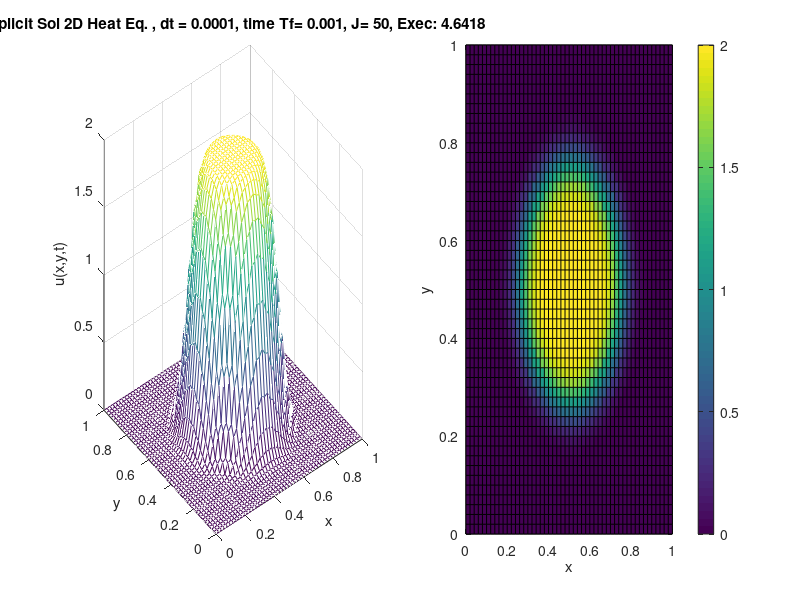

Source code (MATLAB):
%Math 511
%PDE HW 4, two-dimensional heat equation U_t = U_xx + U_yy
%2nd order explicit FD scheme, central in space in x and y
%zero and non-zero boundary conditions 
%compatible with any square mesh size on a square domain
clc; clear; close all;

tic;

% x domain [a, b]
a = 0;
b = 1;

% y domain [c, d]
c = 0;
d = 1;

%subintervals in x
N = 50;

%subintervals in y
M = N;

%resolution/spacing/dx
dx=(b-a)/N;

%resolution/spacing/dy
dy=(d-c)/M; 

%resolution/spacing/dt
dt = (0.25)*(dx^2);

%final time 0 for IC
Tf = 0.001;

%number of timesteps
timesteps = Tf/dt;

%constant mu in x    %%NOTE Vx+Vx<= 1/2 for stability
Vx = dt/(dx^2);

%constant mu in y
Vy = dt/(dy^2);

%define mu for square mesh
mu = Vx;

%x vector of interior points from dx to b-dx with spacing dx
x_1=(dx:dx:b-dx);

%y vector of interior points from dy to d-dy with spacing dy
y_1=(dy:dy:d-dy);

%mesh grid for surf
[X_1,Y_1] = meshgrid(x_1,y_1);

%x vector of interior points from dx to b-dx with spacing dx
x=(a:dx:b);

%y vector of interior points from dy to d-dy with spacing dy
y=(c:dy:d);

%mesh grid for surf
[X,Y] = meshgrid(x,y);


%%%%Building Matrix A%%%%%%%%%%%%%%%%%%%%%%%%%%%%%%%%%%%%%%%%%%%%%%%%%%%%%%
% create center diagonal vector to use in A
center_diag = zeros( (N-1)*(M-1), 1) -4;

%create square matrix with center diagonal
A_center = diag(center_diag);

% create d+1 diagonal vector to use in A
diag_1 = zeros( (N-1)*(M-1)-1, 1);

for i=1 : length(diag_1)
    
    if mod(i, N-1) == 0
        
        diag_1(i) = 0;
        
    else
        diag_1(i) = 1;
    end
end


% create d+N diagonal vector to use in A
diag_upper = ones( (N-1)*(M-1)-(N-1), 1) ;

%create square matrix with d+N diagonal
A_3 = diag(diag_upper, N-1);

%transpose it to get square matrix with d-N diagonal
A_4 = diag(flip(diag_upper), -(N-1));

%create square matrix with d+1 diagonal
A_1 = diag(diag_1, 1);

%transpose it to get square matrix with d-1 diagonal
A_2 = diag(flip(diag_1), -1);

%add the 2 matrices to get d+1, d-1, d+N, d-N in one matrix
A_diags = A_1 + A_2 + A_3 + A_4;

%add the center diagonal to complete the matrix
A = A_diags + A_center;
    
%%%%Matrix A is fully formed%%%%%%%%%%%%%%%%%%%%%%%%%%%%%%%%%%%%%%%%%%%%%%%

%%%%Create Initial Condition%%%%%%%%%%%%%%%%%%%%%%%%%%%%%%%%%%%%%%%%%%%%%%%

%initial condition of interior pts only
%u_initial = 20*X_1.*Y_1.*(1-X_1).*(1-Y_1);

%IC cylinder radius 0.25, height 2
u_initial= 2*((X_1-.5).^2+(Y_1-.5).^2 - .25^2 <0);

%make a column vector
u_initial=u_initial(:);

%%%%Solve Linear System of Equations%%%%%%%%%%%%%%%%%%%%%%%%%%%%%%%%%%%%%%%

u_old = u_initial;
    
for i=0 : timesteps
        
        
    if i==0
    
            u_new = u_initial;

    %preserve IC   
    else

        %Solving the linear system
        u_new = u_old + mu* A* u_old;
    
    end
    
%%%%Add in Boundary Conditions%%%%%%%%%%%%%%%%%%%%%%%%%%%%%%%%%%%%%%%%%%%%%
    
    %so u_new can be turned back to col vector
    u_temp = u_new;
    
    %convert U from a column vector back into a matrix
    u_new = reshape(u_new, M-1, N-1);

    %pad the matrix with a border of zeros
    u_complete = padarray(u_new, [1,1]);
    
    %restore u_new as column vector
    u_new = u_temp;
    
    %plot
    figure(1)
    subplot(1,2,1)
    mesh(X, Y, u_complete)

    xlabel('x')
    ylabel('y')
    zlabel('u(x,y,t)')
    %zlim([0, 2.5])
    title(['Explicit Sol 2D Heat Eq. , dt = '...
        ,num2str(dt), ', time Tf= ',num2str(i * dt)...
        , ', J= ', num2str(N), ', Exec: ', num2str(toc)])
    
    subplot(1,2,2)
    pcolor(X, Y, u_complete)
    colorbar
    xlabel('x')
    ylabel('y')
    zlabel('u(x,y,t)')
    
    %update u_old
    u_old = u_new;
end

toc;
